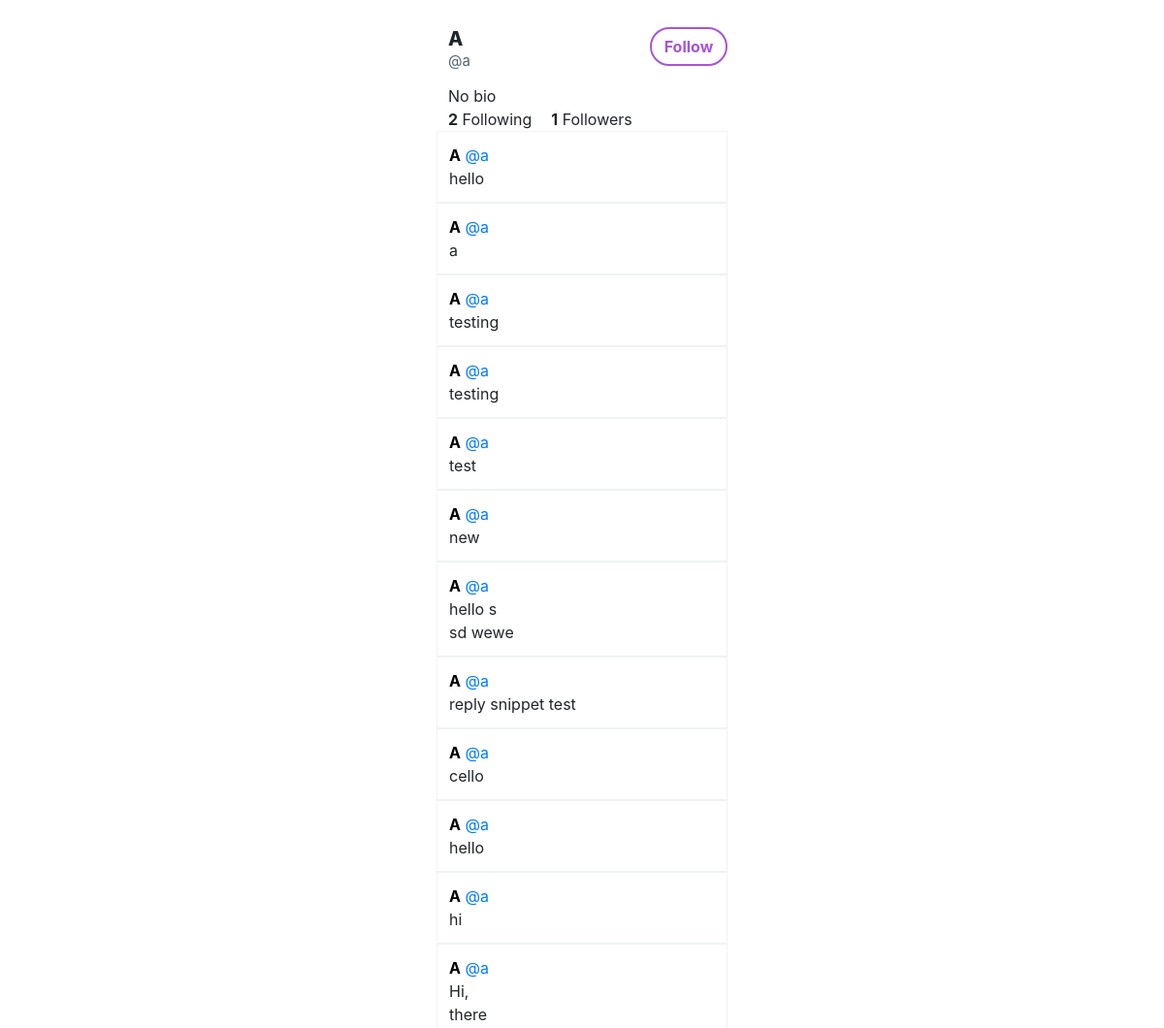
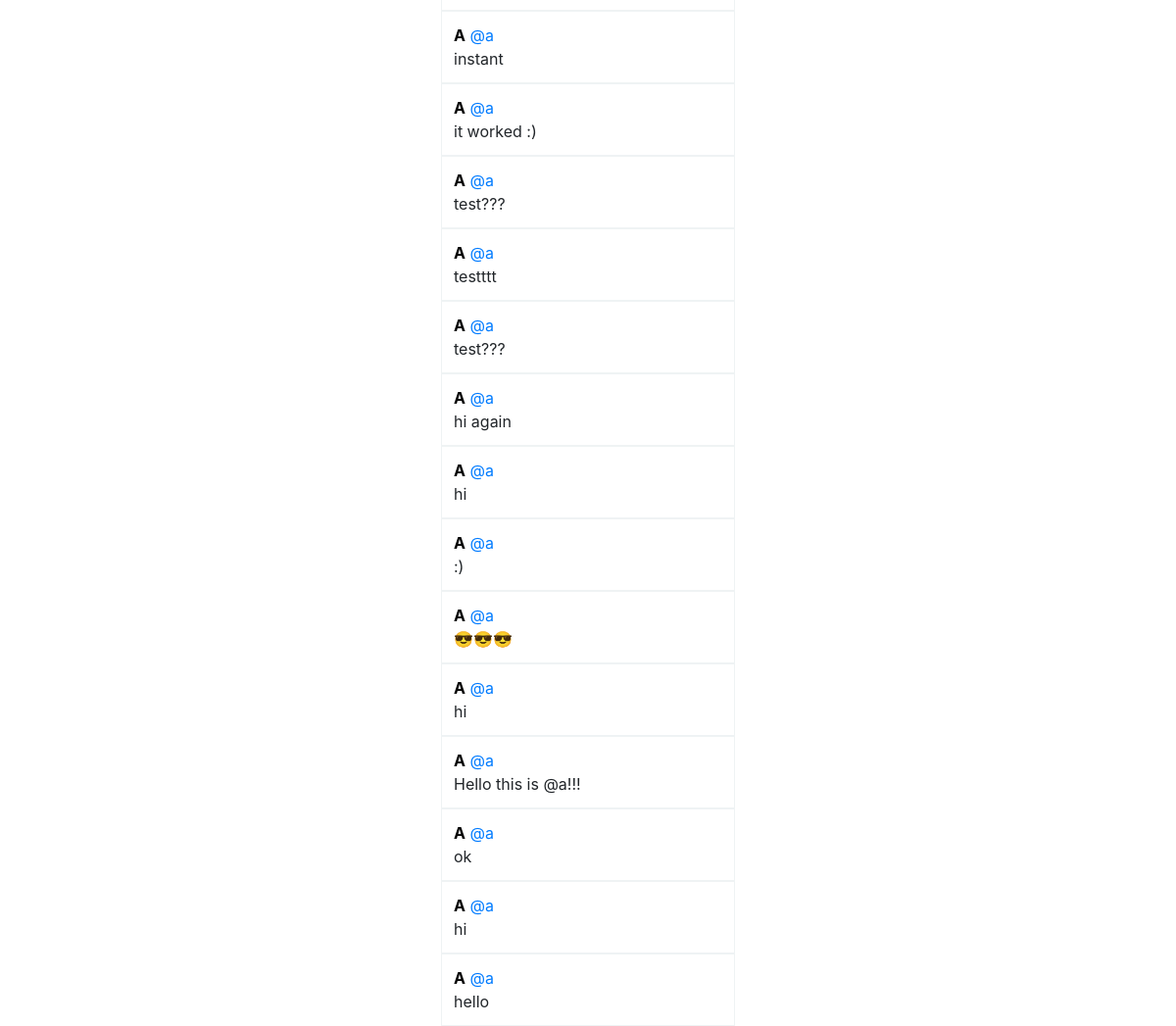
The app's page /profile/a (signed in) with its own data (2 pictures, top to bottom).
### tables this page shows
CREATE TABLE users (id INTEGER, username TEXT NOT NULL, passhash TEXT NOT NULL, name TEXT NOT NULL, birthday TEXT NOT NULL, bio TEXT NOT NULL DEFAULT "No bio", PRIMARY KEY(id));

CREATE TABLE snips (id INTEGER, user_id INTEGER, sniptext TEXT NOT NULL, timestamp TEXT NOT NULL, PRIMARY KEY(id), FOREIGN KEY(user_id) REFERENCES users(id));

### app.py (the view)
@app.route("/profile/<username>")
@login_required
def profile(username):
    if db.execute("SELECT * FROM users WHERE username = ?", username):
        if db.execute("SELECT * FROM follow WHERE following_id = (SELECT id FROM users WHERE username = ?) AND follower_id = ?", username, session["user_id"]):
            isfollowing = True
        else:
            isfollowing = False
        userinfo = db.execute("SELECT name,username,bio FROM users WHERE username = ?", username)[0]
        snips = db.execute("SELECT name,username,sniptext,snips.id FROM snips JOIN users ON snips.user_id = users.id WHERE username = ? ORDER BY timestamp DESC", username)
        follower_count = int(db.execute("SELECT COUNT(follower_id) FROM follow WHERE following_id = (SELECT id FROM users WHERE username = ?)", username)[0]["COUNT(follower_id)"])
        following_count = int(db.execute("SELECT COUNT(following_id) FROM follow WHERE follower_id = (SELECT id FROM users WHERE username = ?)", username)[0]["COUNT(following_id)"])
        return render_template("profile.html", isfollowing=isfollowing, userinfo=userinfo, snips=snips, follower_count=follower_count, following_count=following_count)
    else:
        return "User not found", 404

### app.py (called while the page is built)
@app.after_request
def after_request(response):
    response.headers["Cache-Control"] = "no-cache, no-store, must-revalidate"
    response.headers["Expires"] = 0
    response.headers["Pragma"] = "no-cache"
    return response

### helpers.py (called while the page is built)
def login_required(f):
    @wraps(f)
    def decorated_function(*args, **kwargs):
        if session.get("user_id") is None:
            return redirect("/login")
        return f(*args, **kwargs)
    return decorated_function

### templates/profile.html (shortened to what this page needs)
{% extends "layout.html" %}
{% block main %}
<div style="width: 25%; margin: auto; position:relative;">
    <div style="text-align: left; width:auto; padding-left: 12px; ">
        <form action="/{% if isfollowing %}unfollow{% else %}follow{% endif %}" method="post" id="followform">
            <div class="form-group">
                <input name="followsubmit" type="submit" value="{% if isfollowing %}Unfollow{% else %}Follow{% endif %}" style="background-color: white; color: rgb(167, 85, 214); border-radius: 9999px; border-style: solid; {% if isfollowing %}width: 100px;{% else %}width: 80px;{% endif %} border-color: rgb(167, 85, 214); height: 40px; float: right; font-weight: bold;"/>
            </div>
        </form>
        <p style="font-weight: 800; line-height: 24px; margin: 0; font-size: 20px;">{{ userinfo["name"] }}</p>
        <p style="margin-bottom: 12px; margin-left: 0px; margin-right: 0px; margin-top: 0px; font-size: 15px; color: rgb(83, 100, 113);">@{{ userinfo["username" ]}}</p>
        <p style="margin: 0;">{{ userinfo["bio"] }}</p>
        <p style="margin: 0;"><span style="margin-right: 20px;"><span style="font-weight: bold;">{{ following_count }}</span> Following</span><span style="font-weight: bold;" id="followercount">{{ follower_count }}</span> Followers</p>
    </div>
    {% for snip in snips %}
    <div onclick="location.href='/snippet/{{ snip["id"] }}';" class="snippetdiv" style="width: auto; height: fit-content; overflow-wrap: break-word; padding: 12px; text-align: left; border: 1px solid #EFF3F4; cursor: pointer;">
            <a href="/profile/{{ userinfo['username']}}" style="padding: 0px; margin: 0px; text-align: left; display: block; width: fit-content; z-index: 1;">
                <span style="font-weight: bold; color: black;">{{ userinfo["name"] }}</span>
                <span>@{{ userinfo["username"] }}</span>
            </a>
            <p style="padding: 0px; margin: 0px; white-space: pre-line;">{{ snip["sniptext"] }}</p>
    </div>
    {% endfor %}
</div>
{% endblock %}

### records on screen
users: name "A", username "a", bio "No bio"
snips: sniptext "hello"
snips: sniptext "a"
snips: sniptext "testing"
snips: sniptext "testing"
snips: sniptext "test"
snips: sniptext "new"
snips: sniptext "hello s sd wewe"
snips: sniptext "reply snippet test"
snips: sniptext "cello"
snips: sniptext "hello"
snips: sniptext "hi"
snips: sniptext "Hi, there"
snips: sniptext "instant"
snips: sniptext "it worked :)"
snips: sniptext "test???"
snips: sniptext "testttt"
snips: sniptext "test???"
snips: sniptext "hi again"
snips: sniptext "hi"
snips: sniptext ":)"
snips: sniptext "😎😎😎"
snips: sniptext "hi"
snips: sniptext "Hello this is @a!!!"
snips: sniptext "ok"
snips: sniptext "hi"
snips: sniptext "hello"

### other values on screen
{{ following_count }} "2"
{{ follower_count }} "1"
